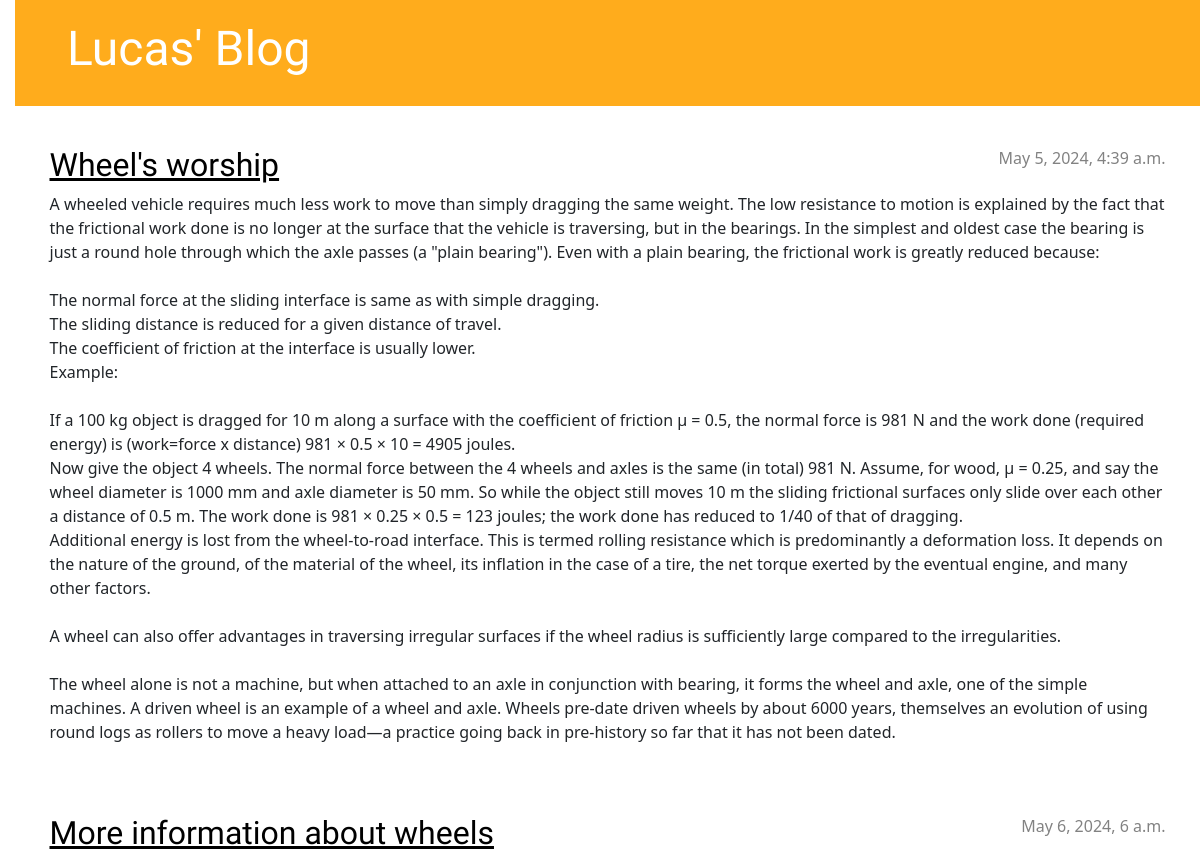
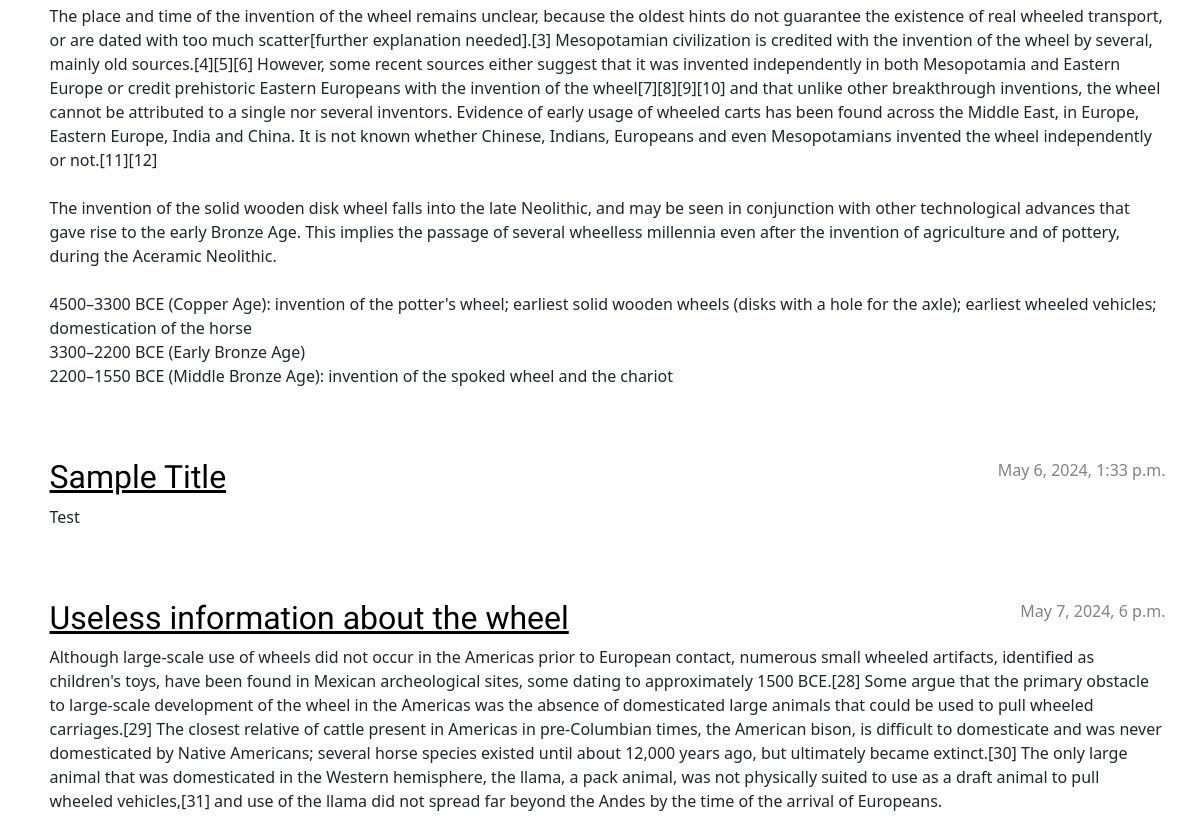
Before: / (upper part) with the older database file (2 pictures, top to bottom).
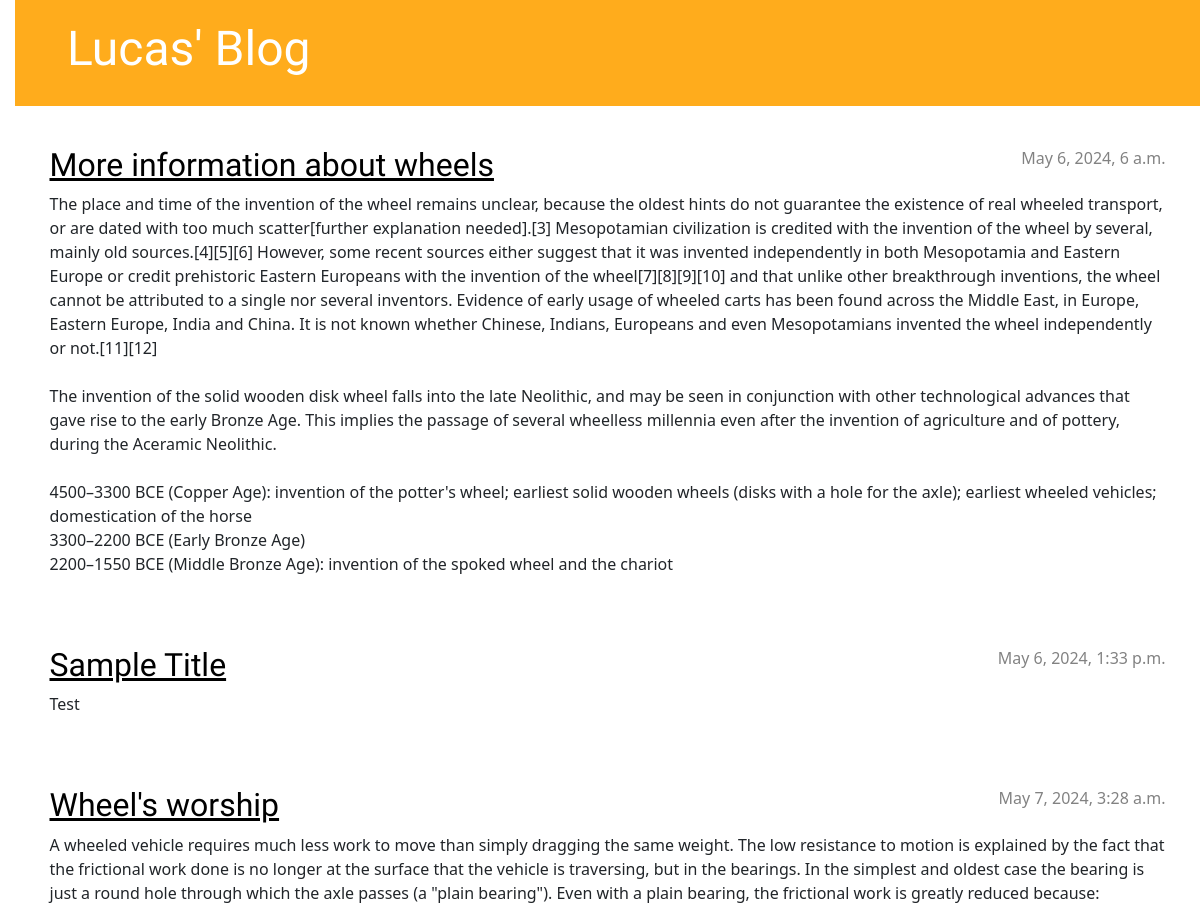
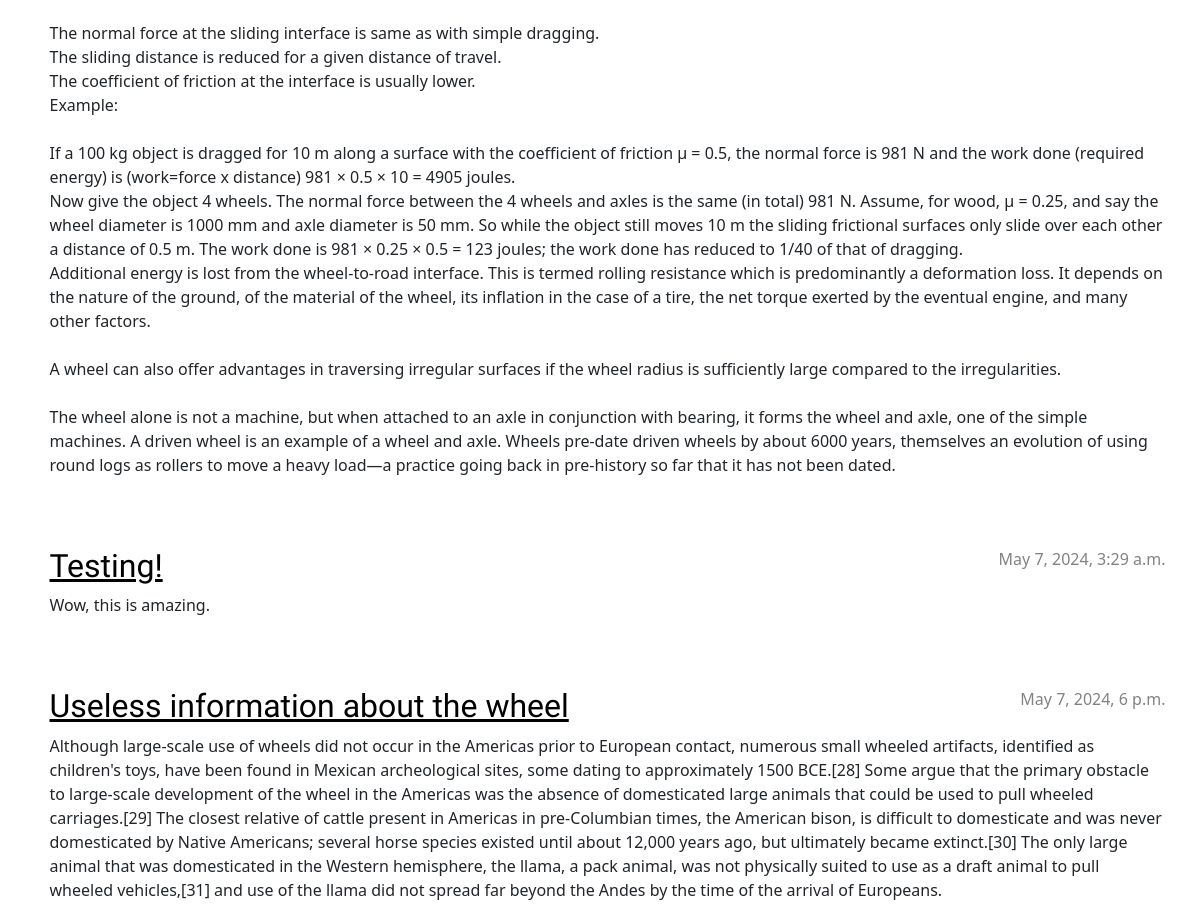
After: the same page with the newer database file (2 pictures, top to bottom).
### blog/models.py (models this page shows, shortened)
class Post(models.Model):
    author = models.ForeignKey(settings.AUTH_USER_MODEL, on_delete=models.CASCADE)
    title = models.CharField(max_length=200)
    text = models.TextField()
    created_date = models.DateTimeField(default=timezone.now)
    published_date = models.DateTimeField(blank=True, null=True)

### blog/views.py (the view)
# urls.py: path('', views.post_list, name='post_list'),
def post_list(request):
    posts = Post.objects.filter(published_date__lte=timezone.now()).order_by('published_date')
    return render(request, 'blog/post_list.html', {'posts': posts})

### blog/templates/blog/post_list.html
{% extends 'blog/base.html' %}
{% block content %}
    {% for post in posts %}
        <article class="post">
            <time class="date">
                {{ post.published_date }}
            </time>
            <h2><a href="{% url 'post_detail' pk=post.pk %}">{{ post.title }}</a></h2>
            <p>{{ post.text|linebreaksbr }}</p>
        </article>
    {% endfor %}
{% endblock %}

Changed rows visible on the page:
changed Post "Wheel's worship": published_date "May 5, 2024, 4:39 a.m." → "May 7, 2024, 3:28 a.m."; moves down the list
added Post: published_date "May 7, 2024, 3:29 a.m.", title "Testing!", text "Wow, this is amazing."
